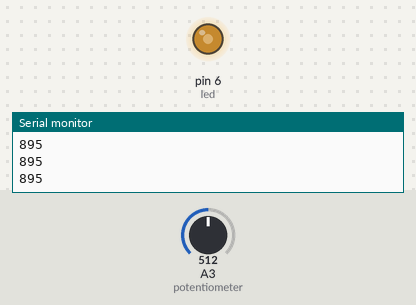
Recording of a sketch running on a simulated Arduino Uno, built with avr-gcc and run on an emulated ATmega328P. On the bench: output pins drawn as LEDs (lit = HIGH), the last lines printed to the serial monitor. Inputs (shaded band) come from the test bench; at power-on: A3 (potentiometer) = 512.

Above: at 1.2 s.
1.3 s: A3 (potentiometer) set to 306
At 1.8 s:
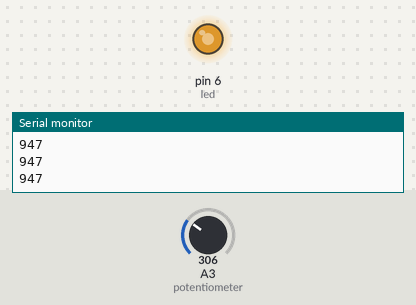
2.8 s: A3 (potentiometer) set to 122
At 4.0 s:
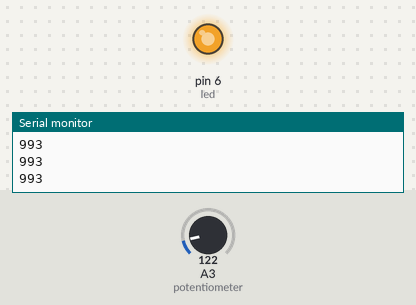
4.3 s: A3 (potentiometer) set to 900
At 5.3 s:
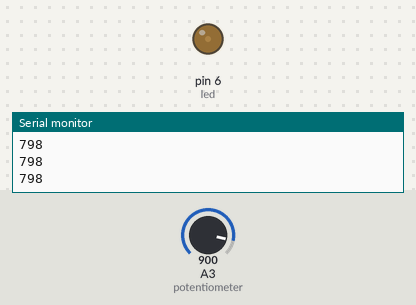
5.8 s: A3 (potentiometer) set to 1023
At 6.5 s:
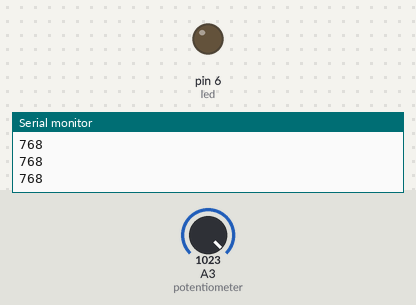
Timing chart, 0 to 8.3 s (numbered marks = the images above; inputs shaded):
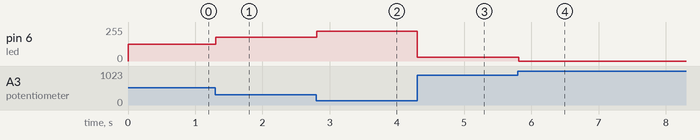

The sketch:

potentiometer.ino
```cpp
uint8_t led = 6;
uint8_t potentiometer = A3;

void setup() {
  Serial.begin(9600);

  pinMode(led, OUTPUT);
}

void loop() {
  long value = analogRead(potentiometer);
  Serial.println(1023 - (value / 4));

  analogWrite(led, 1023 - (value / 4));
}
```

Measured:
- after the input at 1.3 s, pin 6 (led): 127/255 → 179/255 at once
- after the input at 2.8 s, pin 6 (led): 179/255 → 225/255 at once
- after the input at 4.3 s, pin 6 (led): 225/255 → 30/255 at once
- after the input at 5.8 s, pin 6 (led): 30/255 → 0/255 at once
